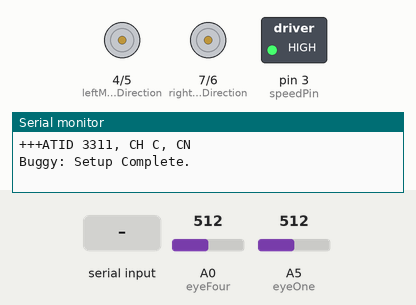
This sketch was run on a simulated Arduino Uno, built with avr-gcc and run on an emulated ATmega328P. On the bench: direction and speed pins drawn as motors (green arrow = direction pin HIGH = forward, orange = LOW = backward, longer = more drive), switched loads named in the sketch (green lamp = pin HIGH), the last lines printed to the serial monitor. The test bench sets the inputs (shaded band); at power-on: A0 (eyeFour) = 512, A5 (eyeOne) = 512.

Above: at 3.8 s.
3.9 s: "1\n" received over Serial
At 4.8 s:
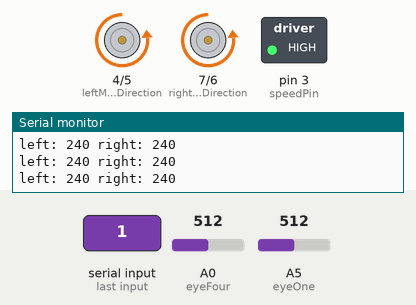
5.4 s: A0 (eyeFour) set to 716
At 5.8 s:
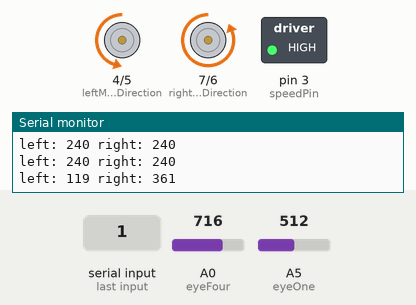
6.9 s: A5 (eyeOne) set to 306
At 8.1 s:
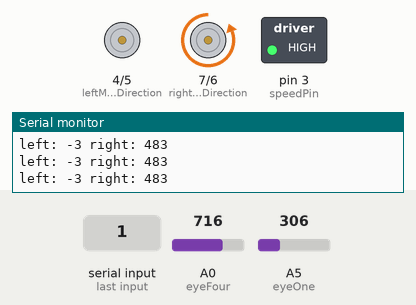
8.4 s: A0 (eyeFour) set to 695
At 9.3 s:
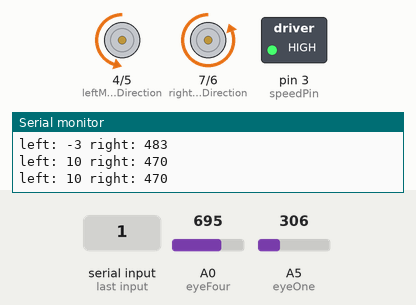
9.9 s: A5 (eyeOne) set to 511
At 10.4 s:
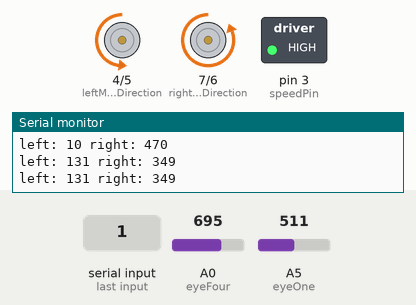
11.4 s: A0 (eyeFour) set to 306
At 12.7 s:
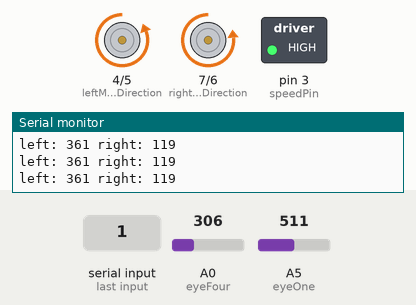
Timing chart, 0 to 13.9 s (numbered marks = the images above; inputs shaded):
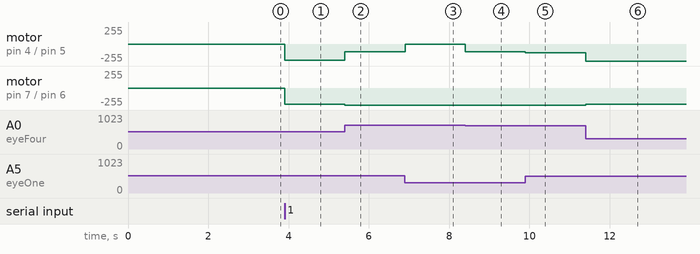

The sketch:

PID_test.ino
```cpp
#define speedPin 3
#define leftMotorDirection 4
#define leftMotorSpeedPin 5
#define rightMotorSpeedPin 6
#define rightMotorDirection 7
#define eyeOne 5 //Originally left override
//#define eyeTwo to be determined
//#define eyeThree to be determined
#define eyeFour 0 //Originally right override
#define echoPin 8
#define trigPin 9

String inputString = "";
bool stringComplete, start;
//d = 0.15, p = 0.04  or  K_d = 0.11, K_p = 0.055,
//most successsful value: Kd=0.11, kp = 0, basespeed = 240

const float K_d = 0.15, K_p = 0.04, setPoint = 2500; //K_p < K_d the derivative term must be large to have a significant influence
int maxMotorSpeed = 255, baseSpeed = 240;

unsigned long previousPingTime;
const short pingInterval = 400;
const short minimumDistance = 15; //Determines how close an object must be to stop the buggy
bool objectDetected;

    int rightMotorSpeed;
    int leftMotorSpeed;

void setup() {
  pinMode(leftMotorDirection, OUTPUT);
  pinMode(leftMotorSpeedPin, OUTPUT);
  pinMode(rightMotorDirection, OUTPUT);
  pinMode(rightMotorSpeedPin, OUTPUT);
  pinMode(speedPin, OUTPUT);
  pinMode(eyeOne, INPUT);
  pinMode(eyeFour, INPUT);

  digitalWrite(speedPin, HIGH);
  analogWrite(rightMotorSpeedPin, 0);
  analogWrite(rightMotorDirection, 0);
  analogWrite(leftMotorDirection, 0);
  analogWrite(leftMotorSpeedPin, 0);

  Serial.begin(9600);
  Serial.print("+++");
  delay(1500);
  Serial.println("ATID 3311, CH C, CN");
  delay(1100);
  while(Serial.read() != -1) {};
    inputString.reserve(200);

  //Send status to monitoring program
  Serial.println("Buggy: Setup Complete.");
  stringComplete = false;
  start = false;
}

void loop() {


  if (stringComplete){
    int command = inputString.toInt();
      if (command == 0)
        start = false;
      else if (command == 1)
        start = true;

    Serial.println("Starting");

    inputString = "";
    stringComplete = false;
  }

  //Basic start/stop commands
  if (start){
    float previousError;
    float error = setPoint - getSensorValue();

    int motorSpeed = K_p * error + K_d * (error - previousError);
    previousError = error;

    rightMotorSpeed = baseSpeed + motorSpeed;
    leftMotorSpeed = baseSpeed - motorSpeed;

      unsigned long currentTime = millis(); //Update the time variable with the current time
  if (currentTime - previousPingTime >= pingInterval){
    previousPingTime = currentTime;
    Serial.print("left: ");
    Serial.print(leftMotorSpeed);
    Serial.print(" right: ");
    Serial.println(rightMotorSpeed);


  //  handleObjectDetection();
  }


    //Constrain motors to a range of output between 0 and maxMotorSpeed
    if (rightMotorSpeed > maxMotorSpeed)
      rightMotorSpeed = maxMotorSpeed;
    else if (rightMotorSpeed < 0) //Consider changing this to run the motor in reverse instead
      rightMotorSpeed = 0;

    if (leftMotorSpeed > maxMotorSpeed)
      leftMotorSpeed = maxMotorSpeed;
    else if (leftMotorSpeed < 0)
      leftMotorSpeed = 0;

      //digitalWrite(speedPin, HIGH);
      analogWrite(speedPin, 255);
      digitalWrite(rightMotorDirection, LOW);
      analogWrite(rightMotorSpeedPin, rightMotorSpeed);
      digitalWrite(leftMotorDirection, LOW);
      analogWrite(leftMotorSpeedPin, leftMotorSpeed);
  } else{

  analogWrite(rightMotorSpeedPin, 0);
  analogWrite(rightMotorDirection, 0);
  analogWrite(leftMotorDirection, 0);
  analogWrite(leftMotorSpeedPin, 0);

  }
  getSensorValue(); //The sensor value must be updated as frequently as possible for this to work

}


float getSensorValue(){
  //Do something to combine the values of all IR sensors into one number
  int eyeOutputs[4];
  eyeOutputs[3] = analogRead(eyeOne);
  eyeOutputs[0] = analogRead(eyeFour);

  float k[2] = {3.125, 1.5635}; //Constants to constrain output within range 0 to 2*setpoint

  /*This assumes the output values correspond to the following conditions:
   * Output < 50 Open air
   *  50 < Output < 300 Black
   *  300 < Output < 900 White
   */
 // float output = -k[0] * eyeOutputs[0] - k[1] * eyeOutputs[1] + k[1] * eyeOutputs[2] + k[0] * eyeOutputs[3] + setPoint;
  float output = -k[0] * eyeOutputs[0] + k[0] * eyeOutputs[3] + setPoint;
  return output;

}

void serialEvent() {
  while (Serial.available()) {
    char inChar = (char)Serial.read();

    inputString += inChar;

    if (inChar == '\n') {
      stringComplete = true;
    }
  }
}
void handleObjectDetection(){
    long distance = obstacleDistance();

    //The command to stop should only be called if the control program has told the buggy to move and an object hasnt already been detected
    //i.e. the buggy isnt already stationary
    if (!objectDetected && distance <= minimumDistance ){

      objectDetected = true; //The objectDetected boolean prevents the if statement from being repeatedly executed while the object is still present
      moveCommand(0);
     // forward = true; //Calling move command 0 also sets forward to false which is unintended in this case
      Serial.print("~6 ");
      Serial.println(distance);

    }
    else if (objectDetected && distance > minimumDistance){
        objectDetected = false;
        moveCommand(1);
    }
}

//This function returns the distance to the nearest object as measured by the ultrasonic sensor
long obstacleDistance(){
  long distance, duration;

  // Clears the trigPin
  digitalWrite(trigPin, LOW);
  delayMicroseconds(2);

  // Sets the trigPin on HIGH state for 10 micro seconds
  digitalWrite(trigPin, HIGH);
  delayMicroseconds(10);
  digitalWrite(trigPin, LOW);

  // Reads the echoPin, returns the sound wave travel time in microseconds
  duration = pulseIn(echoPin, HIGH);

  // Calculating the distance
  distance = round(duration*0.034/2);

  return distance;


}

void moveCommand(int command){

  if (command == 1){
    start = true;

  }
  else if (command == 0)
    start = false;


}
```

Measured:
- the behaviour switches between 711 and 710 on A0 (eyeFour) (found by bisection; images 3 and 4)
- after the input at 3.9 s, motor on pin 4 (leftMotorDirection) / pin 5 (leftMotorSpeedPin), motor on pin 7 (rightMotorDirection) / pin 6 (rightMotorSpeedPin): stopped → backward 240/255 at once
- after the input at 5.4 s, motor on pin 4 (leftMotorDirection) / pin 5 (leftMotorSpeedPin): backward 240/255 → backward 119/255 at once; motor on pin 7 (rightMotorDirection) / pin 6 (rightMotorSpeedPin): backward 240/255 → backward 255/255 at once
- after the input at 6.9 s, motor on pin 4 (leftMotorDirection) / pin 5 (leftMotorSpeedPin): backward 119/255 → stopped at once
- after the input at 8.4 s, motor on pin 4 (leftMotorDirection) / pin 5 (leftMotorSpeedPin): stopped → backward 119/255 at once
- after the input at 9.9 s, motor on pin 4 (leftMotorDirection) / pin 5 (leftMotorSpeedPin): backward 119/255 → backward 131/255 at once
- after the input at 11.4 s, motor on pin 4 (leftMotorDirection) / pin 5 (leftMotorSpeedPin): backward 131/255 → backward 255/255 at once; motor on pin 7 (rightMotorDirection) / pin 6 (rightMotorSpeedPin): backward 255/255 → backward 240/255 at once
